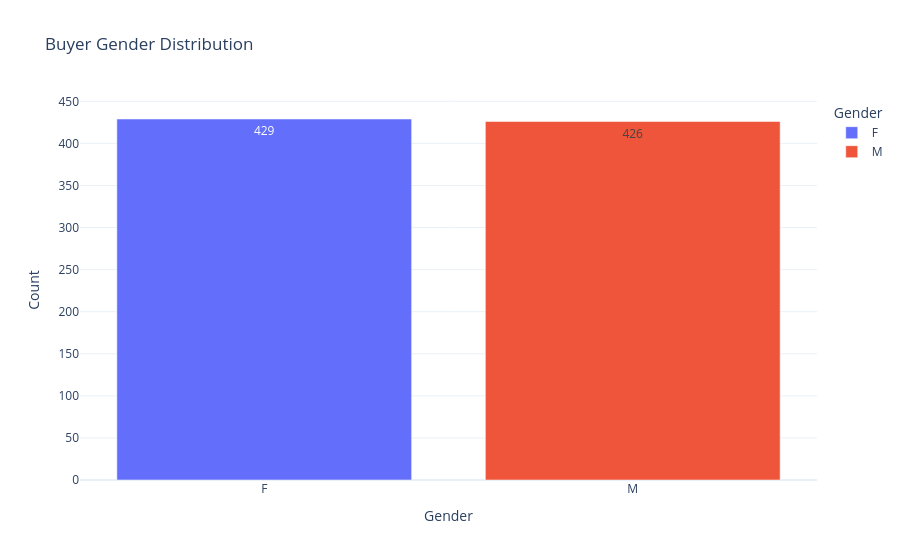

The cell this chart's notebook holds for it:
### Code cell
gender_counts = buyer_profile['gender'].value_counts().reset_index()
gender_counts.columns = ['Gender', 'Count']

fig = px.bar(
    gender_counts,
    x='Gender',
    y='Count',
    color='Gender',
    text='Count',
    title='Buyer Gender Distribution'
)

fig.update_layout(template='plotly_white')
fig.show()

### Figure 1 — Plotly figure (JSON) as saved in the notebook; plotly's stock layout.template omitted (floating-point values rounded to 4 significant figures)
{"data": [{"hovertemplate": "Gender=%{x}<br>Count=%{text}<extra></extra>", "legendgroup": "F", "marker": {"color": "#636efa", "pattern": {"shape": ""}}, "name": "F", "orientation": "v", "showlegend": true, "text": [429.0], "textposition": "auto", "type": "bar", "x": ["F"], "xaxis": "x", "y": [429], "yaxis": "y"}, {"hovertemplate": "Gender=%{x}<br>Count=%{text}<extra></extra>", "legendgroup": "M", "marker": {"color": "#EF553B", "pattern": {"shape": ""}}, "name": "M", "orientation": "v", "showlegend": true, "text": [426.0], "textposition": "auto", "type": "bar", "x": ["M"], "xaxis": "x", "y": [426], "yaxis": "y"}], "layout": {"barmode": "relative", "legend": {"title": {"text": "Gender"}, "tracegroupgap": 0}, "title": {"text": "Buyer Gender Distribution"}, "xaxis": {"anchor": "y", "categoryarray": ["F", "M"], "categoryorder": "array", "domain": [0, 1], "title": {"text": "Gender"}}, "yaxis": {"anchor": "x", "domain": [0, 1], "title": {"text": "Count"}}}}
